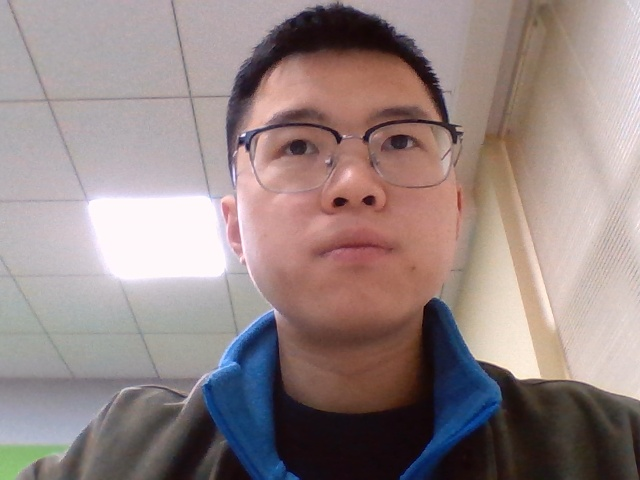
#> input picture Dorian与Ai_人脸识别程序/mycodetest/opencv/jhc_picture/jhc1.jpg, 640 x 480 px; its folder holds 4 pictures in this run
$ python '09训练数据.py'
#> lines starting #> are read from the running program, lines starting #| are printed output that depends on the picture
import os
import cv2
import sys
from PIL import Image
import numpy as np

def getImageAndLabels(path):
#> called with path = './jhc_picture/'
    facesSamples=[]
    ids=[]
    imagePaths=[os.path.join(path,f) for f in os.listdir(path)]
    #检测人脸
    face_detector = cv2.CascadeClassifier('face.xml')
    #打印数组imagePaths
    print('数据排列：',imagePaths)
    #遍历列表中的图片
    for imagePath in imagePaths:
        #打开图片,黑白化
        PIL_img=Image.open(imagePath).convert('L')
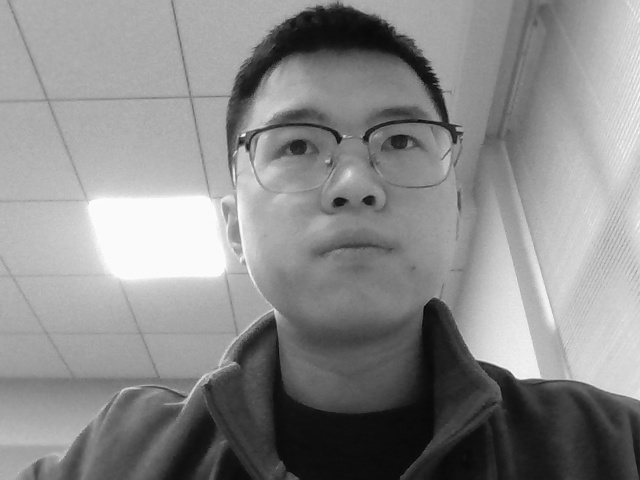
#> PIL_img: PIL image 640x480 L; min 4, max 254, mean 138.2
        #将图像转换为数组，以黑白深浅
       # PIL_img = cv2.resize(PIL_img, dsize=(400, 400))
        img_numpy=np.array(PIL_img,'uint8')
        #获取图片人脸特征
        faces = face_detector.detectMultiScale(img_numpy)
#> faces = [[225, 40, 257, 257]]
        #获取每张图片的id和姓名
        print(imagePath)
        id = int(os.path.split(imagePath)[1].split('.')[0][3:])
        #预防无面容照片
        for x,y,w,h in faces:
            ids.append(id)
            facesSamples.append(img_numpy[y:y+h,x:x+w])
#> this loop made 1 pass
#> after the loop, facesSamples = 1 item; ids = [1]
        #打印脸部特征和id
        #print('fs:', facesSamples)
        print('id:', id)
#> pass 2 of the loop in getImageAndLabels, `for imagePath in imagePaths:`:
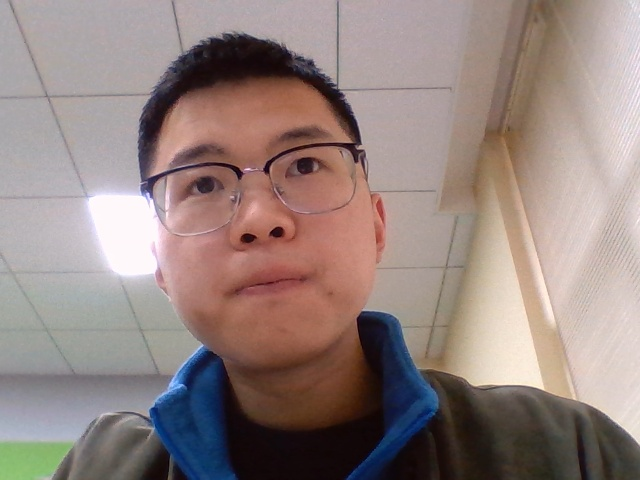
#> input picture Dorian与Ai_人脸识别程序/mycodetest/opencv/jhc_picture/jhc10.jpg, 640 x 480 px
#> in getImageAndLabels, `PIL_img=Image.open(imagePath).convert('L')`:
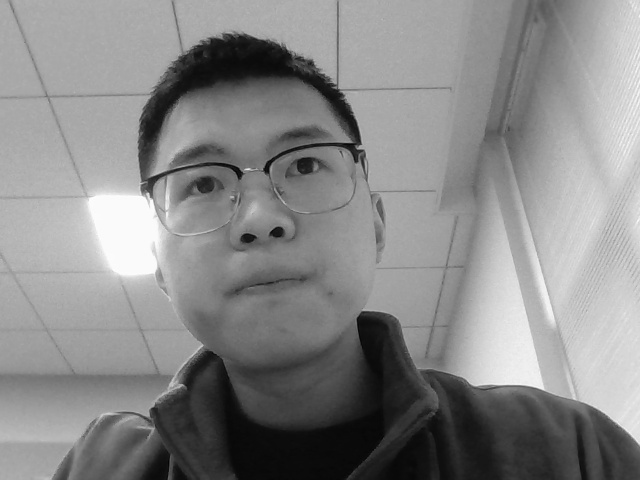
#> PIL_img: PIL image 640x480 L; min 4, max 254, mean 136.2
#> faces = [[322, 144, 158, 158], [126, 70, 260, 260]]
#> the loop in getImageAndLabels, `for x,y,w,h in faces:` made 2 passes
#> after the loop in getImageAndLabels, `for x,y,w,h in faces:`: facesSamples = 3 items; ids = [1, 10, 10]
#> pass 3 of the loop in getImageAndLabels, `for imagePath in imagePaths:`:
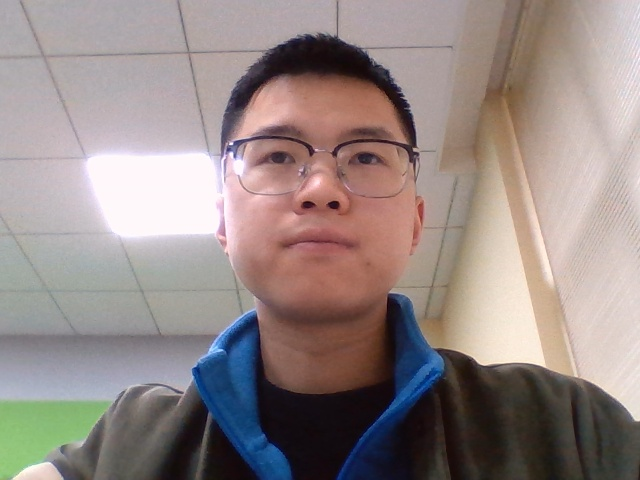
#> input picture Dorian与Ai_人脸识别程序/mycodetest/opencv/jhc_picture/jhc11.jpg, 640 x 480 px
#> in getImageAndLabels, `PIL_img=Image.open(imagePath).convert('L')`:
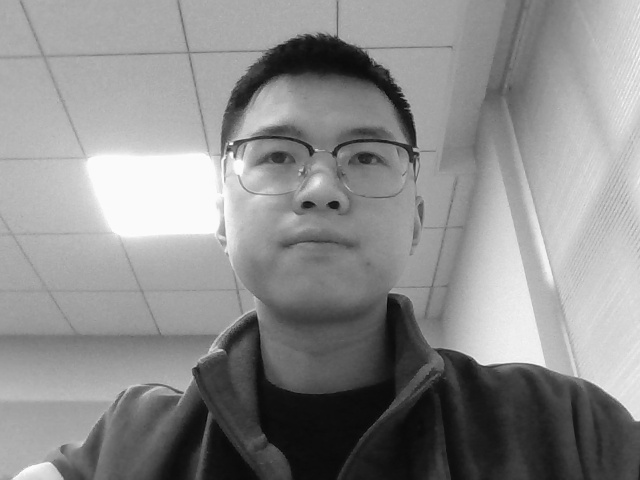
#> PIL_img: PIL image 640x480 L; min 7, max 254, mean 139.8
#> faces = [[215, 71, 215, 215]]
#> the loop in getImageAndLabels, `for x,y,w,h in faces:` made 1 pass
#> after the loop in getImageAndLabels, `for x,y,w,h in faces:`: facesSamples = 4 items; ids = [1, 10, 10, 11]
#> the loop made 4 passes; the first 3 are shown
        #print('fs:', facesSamples[id])
    print('fs:', facesSamples)
    #print('脸部例子：',facesSamples[0])
    #print('身份信息：',ids[0])
    return facesSamples,ids

if __name__ == '__main__':
    #图片路径
    path='./jhc_picture/'
    #获取图像数组和id标签数组和姓名
    faces,ids=getImageAndLabels(path)
    #获取训练对象
    recognizer=cv2.face.LBPHFaceRecognizer_create()
    #recognizer.train(faces,names)#np.array(ids)
    recognizer.train(faces,np.array(ids))
    #保存文件
#> (the run stopped early here; a loop or call above may not have finished)
